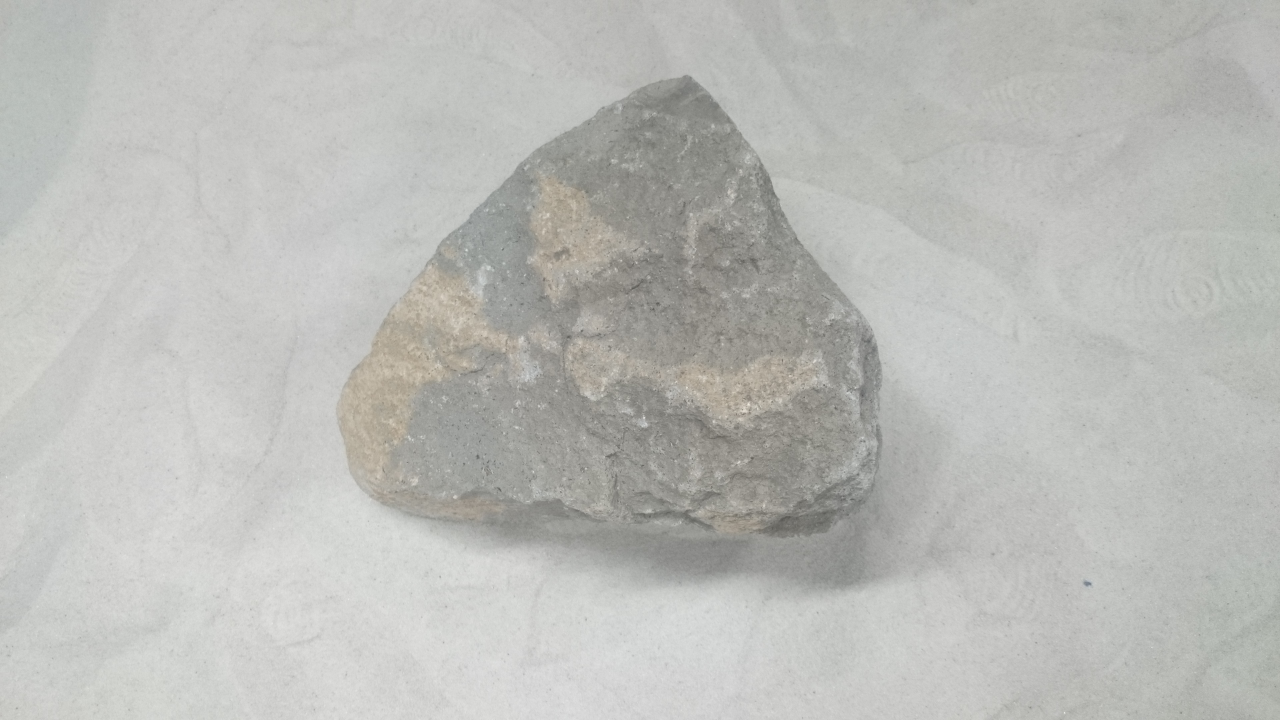
#> input picture image/rock/3.JPG, 3840 x 2160 px, given in place of sol729.jpg, which was not available (shown at 1/3 size)
$ python rock_detect.py ../../image/rock/3.JPG   (Python 2 division)
#> lines starting #> are read from the running program, lines starting #| are printed output that depends on the picture; pictures that were not available may be replaced by others from this repository, and a replacement may not be noted
# -*- coding: utf-8 -*-
'''

Usage: $ python template.py <argv>
テンプレートマッチングとShape from Shadingを用いた岩検知
'''

import cv2
import numpy as np
import matplotlib.pyplot as plt
import os
import sys

class RockDetect():


    def __init__(self):

        self.value = 0

    def shadow_detect(self,img):
        '''
            処理の概要
            args : img     -> image,3ch
            dst  : shadow  -> 影領域が0の画像
            param:      ->
        '''
        # 準備
        img = cv2.cvtColor(img,cv2.COLOR_BGR2GRAY)
        cv2.imshow('img',img)

        # ヒストグラムの描画
        hist=img.ravel()
        plt.hist(hist,256,[0,256])
        plt.xlim([0,256])
        plt.pause(0.01)


        # 閾値処理
        img[img>35] = 255
        shadow = img

        # [6 lines of commented-out code are left out]
        cv2.imshow('img2',shadow)


        out = shadow
        return out

    def module2(self,img):
        '''
            処理の概要
            args :      ->
            dst  :      ->
            param:      ->
        '''

        out = img
        return out


################################################################################
# メイン
################################################################################
if __name__ == '__main__':

    RD = RockDetect()

    img = cv2.imread('../../image/rock/sol729.jpg')
#> img is the input picture: shape (2160, 3840, 3); mean B, G, R 184.2, 187.7, 187.1
    # img = cv2.imread('../../image/rock/'+sys.argv[1])
    if img is None:
        print  '!!!!!!There is not %s'%sys.argv[1] + '!!!!!!!!'
        sys.exit()
    img = cv2.resize(img,(512,512))
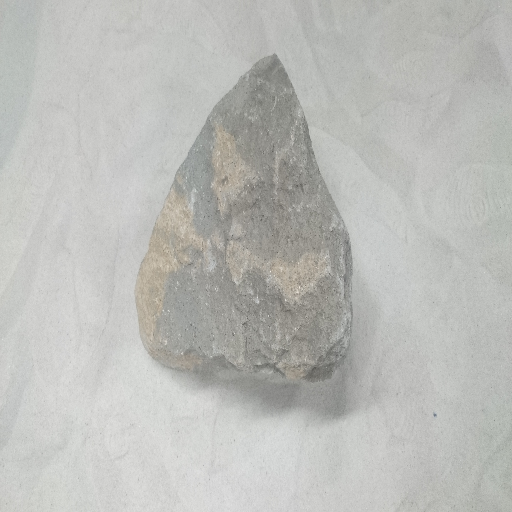
#> img: shape (512, 512, 3); mean B, G, R 184.1, 187.6, 186.9


    out = RD.shadow_detect(img)
#> in shadow_detect, `plt.pause(0.01)`:
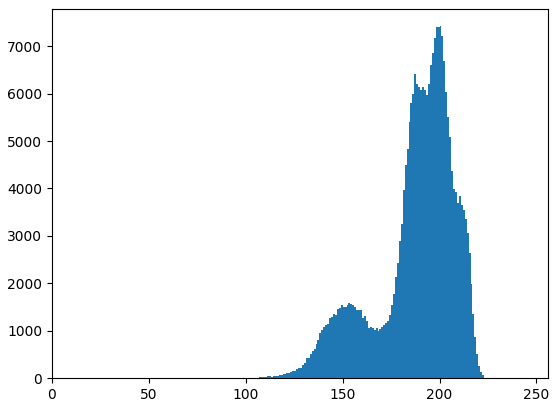
#> figure drawn by matplotlib, 1 panel; tallest bar 7420 high, from x = 200 to 201
#> in shadow_detect, `img[img>35] = 255`: img: shape (512, 512); every value is 255


    # cv2.imshow('Input',  img)
    # cv2.imshow('Output', out)
    cv2.waitKey(-1)

$ run again, on image/rock/4.JPG
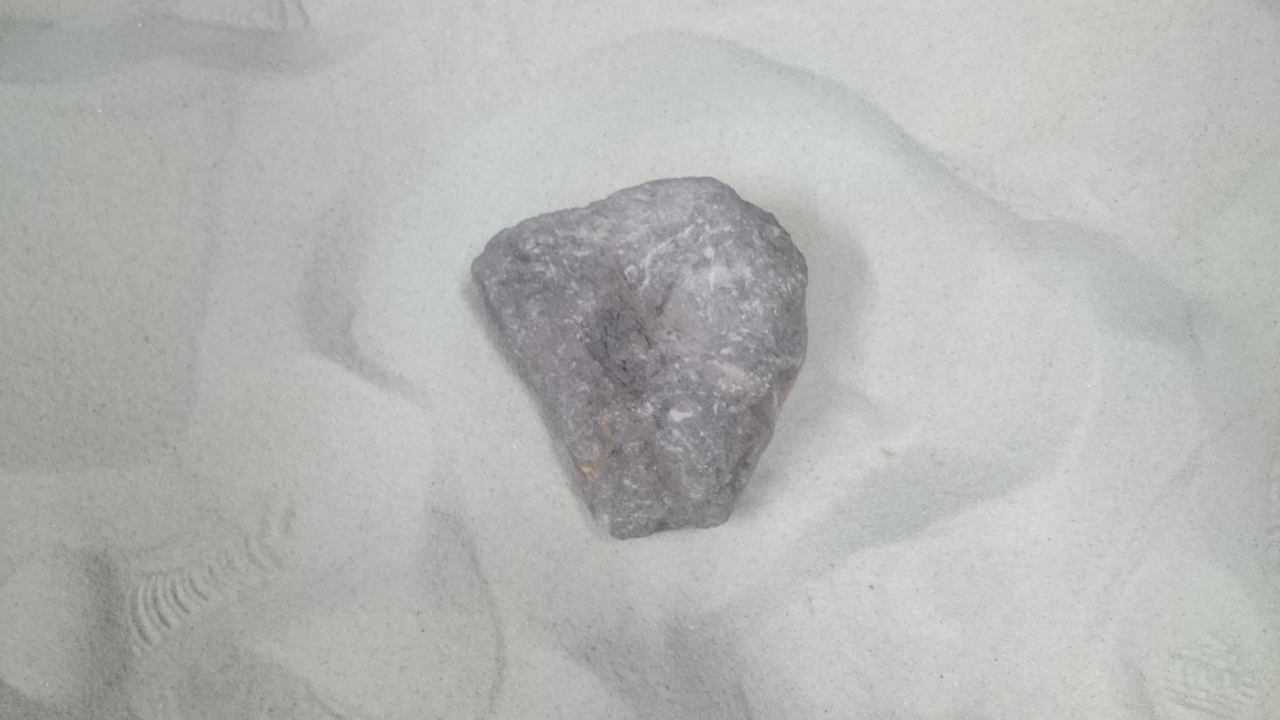
#> input picture image/rock/4.JPG, 3840 x 2160 px, given in place of sol729.jpg, which was not available (shown at 1/3 size)
#> img is the input picture: shape (2160, 3840, 3); mean B, G, R 179.9, 182.4, 181
#> `img = cv2.resize(img,(512,512))`:
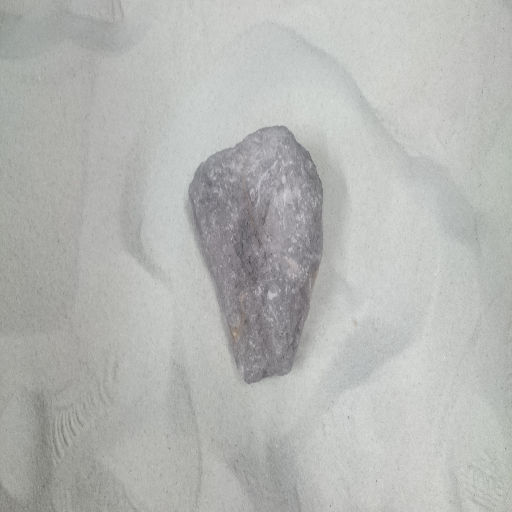
#> img: shape (512, 512, 3); mean B, G, R 179.8, 182.3, 180.9
#> in shadow_detect, `plt.pause(0.01)`:
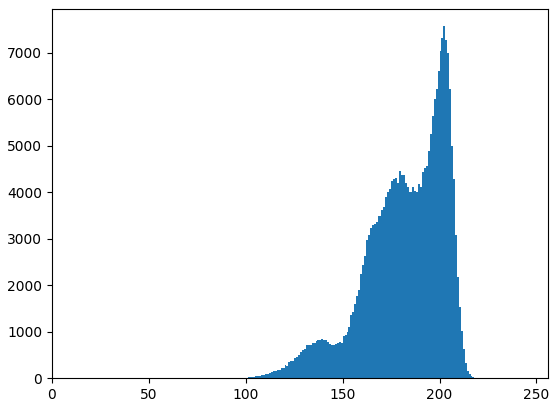
#> figure drawn by matplotlib, 1 panel; tallest bar 7576 high, from x = 202 to 203

$ run again, on image/rock/5.JPG
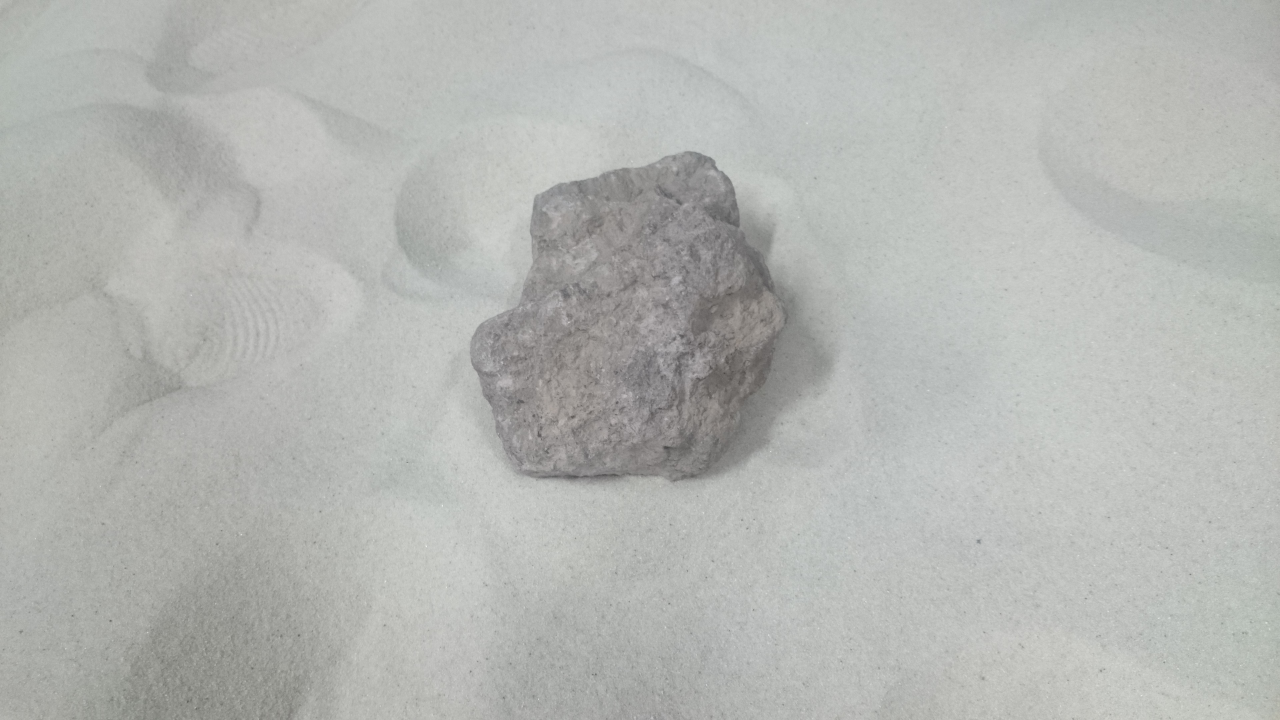
#> input picture image/rock/5.JPG, 3840 x 2160 px, given in place of sol729.jpg, which was not available (shown at 1/3 size)
#> img is the input picture: shape (2160, 3840, 3); mean B, G, R 178.7, 182, 180.1
#> `img = cv2.resize(img,(512,512))`:
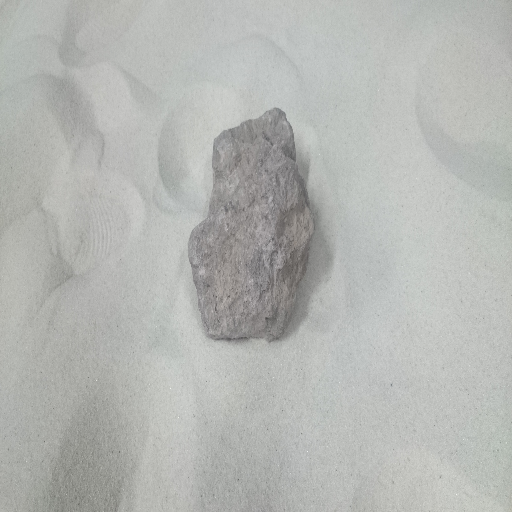
#> img: shape (512, 512, 3); mean B, G, R 178.6, 181.8, 180
#> in shadow_detect, `plt.pause(0.01)`:
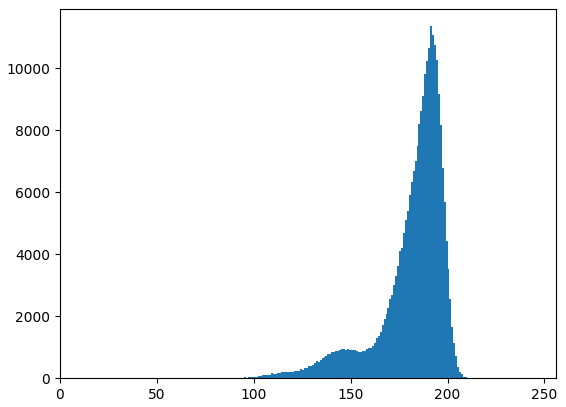
#> figure drawn by matplotlib, 1 panel; tallest bar 11357 high, from x = 191 to 192
